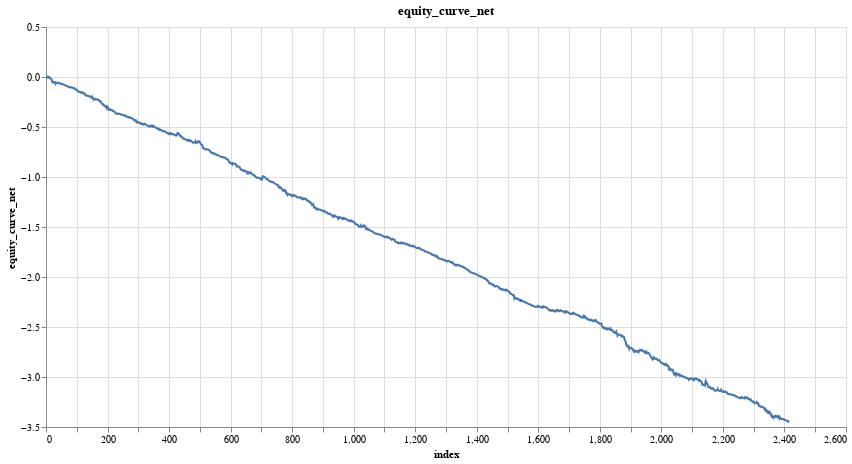

The notebook cell this image was saved under:
### Code cell
research.plot_column(model_trades, 'equity_curve_net')

### Figure 1 — Vega specification as saved in the notebook (floating-point values rounded to 4 significant figures; data arrays with more than 128 entries replaced by an {"elided": "..."} marker saying what was removed)
{"$schema": "https://vega.github.io/schema/vega/v5.json", "data": [{"name": "param_8_store"}, {"name": "source_0", "values": {"elided": "2417 records"}}, {"name": "source_0_x_domain_index", "values": [{"min": 0, "max": 2416}]}, {"name": "source_0_y_domain_equity_curve_net", "values": [{"min": -3.45, "max": 0.008463}]}], "signals": [{"name": "unit", "value": {}, "on": [{"events": "pointermove", "update": "isTuple(group()) ? group() : unit"}]}, {"name": "param_8", "update": "vlSelectionResolve(\"param_8_store\", \"union\")"}, {"name": "param_8_index", "on": [{"events": [{"source": "view", "type": "dblclick"}], "update": "null"}, {"events": {"signal": "param_8_translate_delta"}, "update": "panLinear(param_8_translate_anchor.extent_x, -param_8_translate_delta.x / width)"}, {"events": {"signal": "param_8_zoom_delta"}, "update": "zoomLinear(domain(\"x\"), param_8_zoom_anchor.x, param_8_zoom_delta)"}]}, {"name": "param_8_equity_curve_net", "on": [{"events": [{"source": "view", "type": "dblclick"}], "update": "null"}, {"events": {"signal": "param_8_translate_delta"}, "update": "panLinear(param_8_translate_anchor.extent_y, param_8_translate_delta.y / height)"}, {"events": {"signal": "param_8_zoom_delta"}, "update": "zoomLinear(domain(\"y\"), param_8_zoom_anchor.y, param_8_zoom_delta)"}]}, {"name": "param_8_tuple", "on": [{"events": [{"signal": "param_8_index || param_8_equity_curve_net"}], "update": "param_8_index && param_8_equity_curve_net ? {unit: \"\", fields: param_8_tuple_fields, values: [param_8_index,param_8_equity_curve_net]} : null"}]}, {"name": "param_8_tuple_fields", "value": [{"field": "index", "channel": "x", "type": "R"}, {"field": "equity_curve_net", "channel": "y", "type": "R"}]}, {"name": "param_8_translate_anchor", "value": {}, "on": [{"events": [{"source": "scope", "type": "pointerdown"}], "update": "{x: x(unit), y: y(unit), extent_x: domain(\"x\"), extent_y: domain(\"y\")}"}]}, {"name": "param_8_translate_delta", "value": {}, "on": [{"events": [{"source": "window", "between": [{"source": "scope", "type": "pointerdown"}, {"source": "window", "type": "pointerup"}], "consume": true, "type": "pointermove"}], "update": "{x: param_8_translate_anchor.x - x(unit), y: param_8_translate_anchor.y - y(unit)}"}]}, {"name": "param_8_zoom_anchor", "on": [{"events": [{"source": "scope", "consume": true, "type": "wheel"}], "update": "{x: invert(\"x\", x(unit)), y: invert(\"y\", y(unit))}"}]}, {"name": "param_8_zoom_delta", "on": [{"events": [{"source": "scope", "consume": true, "type": "wheel"}], "update": "pow(1.001, event.deltaY * pow(16, event.deltaMode))", "force": true}]}, {"name": "param_8_modify", "on": [{"events": {"signal": "param_8_tuple"}, "update": "modify(\"param_8_store\", param_8_tuple, true)"}]}], "marks": [{"type": "line", "name": "marks", "from": {"data": "source_0"}, "sort": {"field": "x"}, "encode": {"update": {"stroke": {"value": "#4c78a8"}, "defined": {"signal": "isValid(datum[\"index\"]) && isFinite(+datum[\"index\"]) && isValid(datum[\"equity_curve_net\"]) && isFinite(+datum[\"equity_curve_net\"])"}, "x": {"field": "index", "scale": "x"}, "y": {"field": "equity_curve_net", "scale": "y"}, "tooltip": {"signal": "{\"index\": format(datum[\"index\"], \"\"), \"equity_curve_net\": format(datum[\"equity_curve_net\"], \"\")}"}}}, "clip": true, "style": ["line"], "interactive": true}], "scales": [{"name": "x", "type": "linear", "domain": [{"signal": "(data(\"source_0_x_domain_index\")[0] || {}).min"}, {"signal": "(data(\"source_0_x_domain_index\")[0] || {}).max"}], "range": [0, {"signal": "width"}], "zero": false, "nice": true, "domainRaw": {"signal": "param_8[\"index\"]"}}, {"name": "y", "type": "linear", "domain": [{"signal": "(data(\"source_0_y_domain_equity_curve_net\")[0] || {}).min"}, {"signal": "(data(\"source_0_y_domain_equity_curve_net\")[0] || {}).max"}], "range": [{"signal": "height"}, 0], "domainRaw": {"signal": "param_8[\"equity_curve_net\"]"}, "zero": true, "nice": true}], "axes": [{"scale": "x", "domain": false, "orient": "bottom", "grid": true, "gridScale": "y", "aria": false, "maxExtent": 0, "tickCount": {"signal": "ceil(width/40)"}, "labels": false, "minExtent": 0, "ticks": false, "zindex": 0}, {"scale": "y", "zindex": 0, "labels": false, "domain": false, "aria": false, "gridScale": "x", "grid": true, "tickCount": {"signal": "ceil(height/40)"}, "maxExtent": 0, "orient": "left", "minExtent": 0, "ticks": false}, {"scale": "x", "orient": "bottom", "labelFlush": true, "labelOverlap": true, "grid": false, "tickCount": {"signal": "ceil(width/40)"}, "zindex": 0, "title": "index"}, {"scale": "y", "grid": false, "labelOverlap": true, "title": "equity_curve_net", "tickCount": {"signal": "ceil(height/40)"}, "orient": "left", "zindex": 0}], "title": {"text": "equity_curve_net", "frame": "group"}, "padding": 5, "height": 400, "style": "cell", "background": "white", "width": 800}
